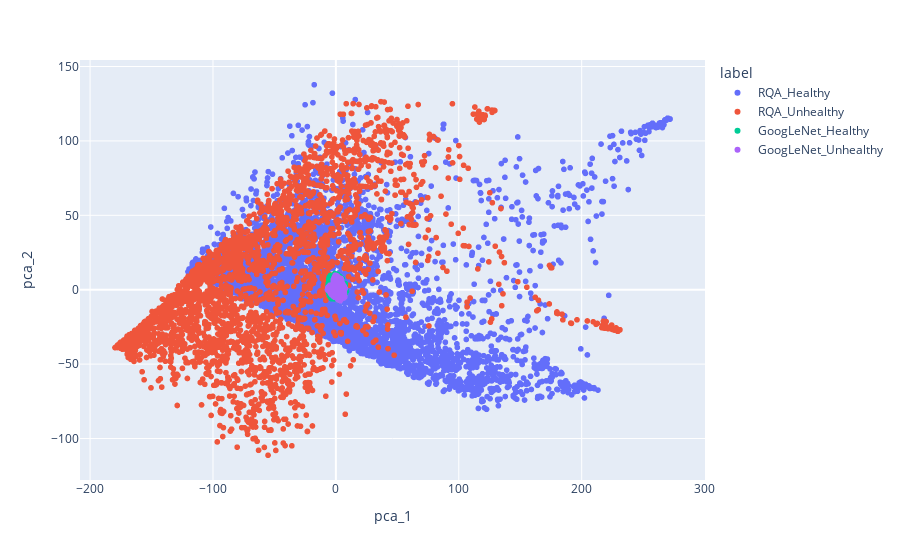

Write notebook code for a chart like this one.
### Code cell
import plotly.express as px

labels = ['RQA_Healthy','RQA_Unhealthy', 'GoogLeNet_Healthy', 'GoogLeNet_Unhealthy']

pca_result_df_healthy = pd.DataFrame({'pca_1': healthy[:,0], 'pca_2': healthy[:,1], 'label': labels[0]})
pca_result_df_unhealthy = pd.DataFrame({'pca_1': unhealthy[:,0], 'pca_2': unhealthy[:,1], 'label': labels[1]})
pca_result_df_googlenet_healthy = pd.DataFrame(
    {
        "pca_1": healthy_google_pretrained[:, 0],
        "pca_2": healthy_google_pretrained[:, 1],
        "label": labels[2],
    }
)

pca_result_df_googlenet_unhealthy = pd.DataFrame(
    {
        "pca_1": unhealthy_google_pretrained[:, 0],
        "pca_2": unhealthy_google_pretrained[:, 1],
        "label": labels[3],
    }
)

df = pd.concat([pca_result_df_healthy, pca_result_df_unhealthy, pca_result_df_googlenet_healthy, pca_result_df_googlenet_unhealthy])

fig = px.scatter(df , x = 'pca_1', y= 'pca_2', color = 'label')

# fig.write_html('DBSCAN.html')
fig.show()

### Figure 1 — Plotly figure (JSON) as saved in the notebook; plotly's stock layout.template omitted (floating-point values rounded to 4 significant figures; data arrays with more than 128 entries replaced by an {"elided": "..."} marker saying what was removed)
{"data": [{"hovertemplate": "label=RQA_Healthy<br>pca_1=%{x}<br>pca_2=%{y}<extra></extra>", "legendgroup": "RQA_Healthy", "marker": {"color": "#636efa", "symbol": "circle"}, "mode": "markers", "name": "RQA_Healthy", "showlegend": true, "type": "scattergl", "x": {"elided": "6946 float values"}, "xaxis": "x", "y": {"elided": "6946 float values"}, "yaxis": "y"}, {"hovertemplate": "label=RQA_Unhealthy<br>pca_1=%{x}<br>pca_2=%{y}<extra></extra>", "legendgroup": "RQA_Unhealthy", "marker": {"color": "#EF553B", "symbol": "circle"}, "mode": "markers", "name": "RQA_Unhealthy", "showlegend": true, "type": "scattergl", "x": {"elided": "4163 float values"}, "xaxis": "x", "y": {"elided": "4163 float values"}, "yaxis": "y"}, {"hovertemplate": "label=GoogLeNet_Healthy<br>pca_1=%{x}<br>pca_2=%{y}<extra></extra>", "legendgroup": "GoogLeNet_Healthy", "marker": {"color": "#00cc96", "symbol": "circle"}, "mode": "markers", "name": "GoogLeNet_Healthy", "showlegend": true, "type": "scattergl", "x": {"elided": "6946 float values"}, "xaxis": "x", "y": {"elided": "6946 float values"}, "yaxis": "y"}, {"hovertemplate": "label=GoogLeNet_Unhealthy<br>pca_1=%{x}<br>pca_2=%{y}<extra></extra>", "legendgroup": "GoogLeNet_Unhealthy", "marker": {"color": "#ab63fa", "symbol": "circle"}, "mode": "markers", "name": "GoogLeNet_Unhealthy", "showlegend": true, "type": "scattergl", "x": {"elided": "4163 float values"}, "xaxis": "x", "y": {"elided": "4163 float values"}, "yaxis": "y"}], "layout": {"legend": {"title": {"text": "label"}, "tracegroupgap": 0}, "margin": {"t": 60}, "xaxis": {"anchor": "y", "domain": [0, 1], "title": {"text": "pca_1"}}, "yaxis": {"anchor": "x", "domain": [0, 1], "title": {"text": "pca_2"}}}}
